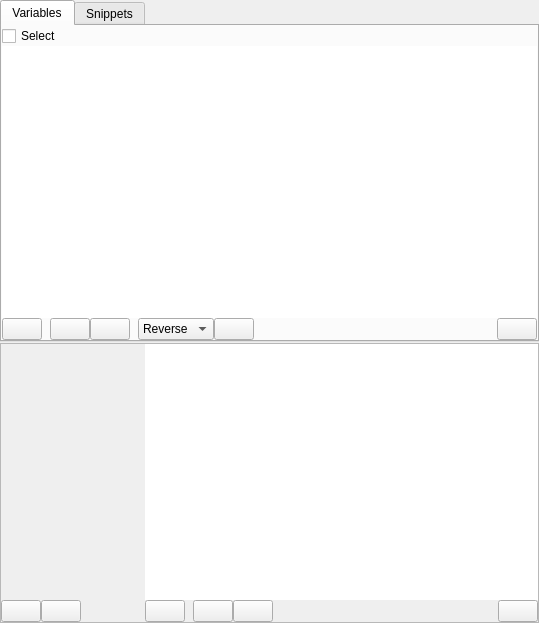
<?xml version="1.0" encoding="UTF-8"?>
<ui version="4.0">
 <class>StyleSheetEditorWidget</class>
 <widget class="QWidget" name="StyleSheetEditorWidget">
  <property name="geometry">
   <rect>
    <x>0</x>
    <y>0</y>
    <width>539</width>
    <height>623</height>
   </rect>
  </property>
  <property name="windowTitle">
   <string>Form</string>
  </property>
  <layout class="QGridLayout" name="gridLayout_3">
   <property name="leftMargin">
    <number>0</number>
   </property>
   <property name="topMargin">
    <number>0</number>
   </property>
   <property name="rightMargin">
    <number>0</number>
   </property>
   <property name="bottomMargin">
    <number>0</number>
   </property>
   <property name="spacing">
    <number>0</number>
   </property>
   <item row="0" column="0">
    <widget class="QSplitter" name="splitter_3">
     <property name="orientation">
      <enum>Qt::Vertical</enum>
     </property>
     <property name="handleWidth">
      <number>1</number>
     </property>
     <widget class="QTabWidget" name="tabWidget">
      <property name="enabled">
       <bool>true</bool>
      </property>
      <property name="currentIndex">
       <number>0</number>
      </property>
      <widget class="QWidget" name="tabVariables">
       <attribute name="title">
        <string>Variables</string>
       </attribute>
       <layout class="QGridLayout" name="gridLayout_11">
        <property name="leftMargin">
         <number>0</number>
        </property>
        <property name="topMargin">
         <number>0</number>
        </property>
        <property name="rightMargin">
         <number>0</number>
        </property>
        <property name="bottomMargin">
         <number>0</number>
        </property>
        <property name="spacing">
         <number>0</number>
        </property>
        <item row="0" column="0">
         <widget class="QFrame" name="frameVars">
          <property name="frameShape">
           <enum>QFrame::NoFrame</enum>
          </property>
          <property name="frameShadow">
           <enum>QFrame::Raised</enum>
          </property>
          <layout class="QGridLayout" name="gridLayout_4">
           <property name="leftMargin">
            <number>0</number>
           </property>
           <property name="topMargin">
            <number>0</number>
           </property>
           <property name="rightMargin">
            <number>0</number>
           </property>
           <property name="bottomMargin">
            <number>0</number>
           </property>
           <property name="spacing">
            <number>0</number>
           </property>
           <item row="1" column="0">
            <widget class="QTreeView" name="treeViewVars">
             <property name="frameShape">
              <enum>QFrame::NoFrame</enum>
             </property>
             <property name="indentation">
              <number>0</number>
             </property>
            </widget>
           </item>
           <item row="0" column="0">
            <widget class="QCheckBox" name="checkBoxSelect">
             <property name="text">
              <string>Select</string>
             </property>
            </widget>
           </item>
           <item row="2" column="0">
            <widget class="QFrame" name="frameVarsTools">
             <property name="frameShape">
              <enum>QFrame::NoFrame</enum>
             </property>
             <property name="frameShadow">
              <enum>QFrame::Raised</enum>
             </property>
             <layout class="QGridLayout" name="gridLayout">
              <property name="leftMargin">
               <number>0</number>
              </property>
              <property name="topMargin">
               <number>0</number>
              </property>
              <property name="rightMargin">
               <number>0</number>
              </property>
              <property name="bottomMargin">
               <number>0</number>
              </property>
              <property name="spacing">
               <number>0</number>
              </property>
              <item row="0" column="2">
               <widget class="QPushButton" name="btnVarUp">
                <property name="toolTip">
                 <string>Move variable up</string>
                </property>
                <property name="text">
                 <string/>
                </property>
                <property name="icon">
                 <iconset resource="resources.qrc">
                  <normaloff>:/icons/resources/icons/fontawesome-free-5.10.0-desktop/svgs/solid/chevron-circle-up.svg</normaloff>:/icons/resources/icons/fontawesome-free-5.10.0-desktop/svgs/solid/chevron-circle-up.svg</iconset>
                </property>
               </widget>
              </item>
              <item row="0" column="5">
               <widget class="QComboBox" name="comboBoxOrdering">
                <property name="toolTip">
                 <string>Ordering of selected colors</string>
                </property>
                <item>
                 <property name="text">
                  <string>Reverse</string>
                 </property>
                </item>
                <item>
                 <property name="text">
                  <string>HSV</string>
                 </property>
                </item>
                <item>
                 <property name="text">
                  <string>HVS</string>
                 </property>
                </item>
                <item>
                 <property name="text">
                  <string>SVH</string>
                 </property>
                </item>
                <item>
                 <property name="text">
                  <string>SHV</string>
                 </property>
                </item>
                <item>
                 <property name="text">
                  <string>VHS</string>
                 </property>
                </item>
                <item>
                 <property name="text">
                  <string>VSH</string>
                 </property>
                </item>
               </widget>
              </item>
              <item row="0" column="1">
               <spacer name="horizontalSpacer_3">
                <property name="orientation">
                 <enum>Qt::Horizontal</enum>
                </property>
                <property name="sizeType">
                 <enum>QSizePolicy::Fixed</enum>
                </property>
                <property name="sizeHint" stdset="0">
                 <size>
                  <width>8</width>
                  <height>20</height>
                 </size>
                </property>
               </spacer>
              </item>
              <item row="0" column="7">
               <spacer name="horizontalSpacer">
                <property name="orientation">
                 <enum>Qt::Horizontal</enum>
                </property>
                <property name="sizeHint" stdset="0">
                 <size>
                  <width>40</width>
                  <height>20</height>
                 </size>
                </property>
               </spacer>
              </item>
              <item row="0" column="3">
               <widget class="QPushButton" name="btnVarDown">
                <property name="toolTip">
                 <string>Move variable down</string>
                </property>
                <property name="text">
                 <string/>
                </property>
                <property name="icon">
                 <iconset resource="resources.qrc">
                  <normaloff>:/icons/resources/icons/fontawesome-free-5.10.0-desktop/svgs/solid/chevron-circle-down.svg</normaloff>:/icons/resources/icons/fontawesome-free-5.10.0-desktop/svgs/solid/chevron-circle-down.svg</iconset>
                </property>
               </widget>
              </item>
              <item row="0" column="0">
               <widget class="QPushButton" name="btnAddVar">
                <property name="toolTip">
                 <string>Add a variable</string>
                </property>
                <property name="icon">
                 <iconset resource="resources.qrc">
                  <normaloff>:/icons/resources/icons/fontawesome-free-5.10.0-desktop/svgs/solid/plus-circle.svg</normaloff>:/icons/resources/icons/fontawesome-free-5.10.0-desktop/svgs/solid/plus-circle.svg</iconset>
                </property>
               </widget>
              </item>
              <item row="0" column="4">
               <spacer name="horizontalSpacer_2">
                <property name="orientation">
                 <enum>Qt::Horizontal</enum>
                </property>
                <property name="sizeType">
                 <enum>QSizePolicy::Fixed</enum>
                </property>
                <property name="sizeHint" stdset="0">
                 <size>
                  <width>8</width>
                  <height>20</height>
                 </size>
                </property>
               </spacer>
              </item>
              <item row="0" column="8">
               <widget class="QPushButton" name="btnRemoveVar">
                <property name="toolTip">
                 <string>Remove variable</string>
                </property>
                <property name="icon">
                 <iconset resource="resources.qrc">
                  <normaloff>:/icons/resources/icons/fontawesome-free-5.10.0-desktop/svgs/solid/trash-alt.svg</normaloff>:/icons/resources/icons/fontawesome-free-5.10.0-desktop/svgs/solid/trash-alt.svg</iconset>
                </property>
               </widget>
              </item>
              <item row="0" column="6">
               <widget class="QPushButton" name="btnRandomShuffle">
                <property name="toolTip">
                 <string>Random shuffle</string>
                </property>
                <property name="text">
                 <string/>
                </property>
                <property name="icon">
                 <iconset resource="resources.qrc">
                  <normaloff>:/icons/resources/icons/fontawesome-free-5.10.0-desktop/svgs/solid/random.svg</normaloff>:/icons/resources/icons/fontawesome-free-5.10.0-desktop/svgs/solid/random.svg</iconset>
                </property>
               </widget>
              </item>
             </layout>
            </widget>
           </item>
          </layout>
         </widget>
        </item>
       </layout>
      </widget>
      <widget class="QWidget" name="tabSnippets">
       <property name="enabled">
        <bool>true</bool>
       </property>
       <attribute name="title">
        <string>Snippets</string>
       </attribute>
       <layout class="QGridLayout" name="gridLayout_12">
        <property name="leftMargin">
         <number>0</number>
        </property>
        <property name="topMargin">
         <number>0</number>
        </property>
        <property name="rightMargin">
         <number>0</number>
        </property>
        <property name="bottomMargin">
         <number>0</number>
        </property>
        <property name="spacing">
         <number>0</number>
        </property>
        <item row="0" column="0">
         <widget class="QFrame" name="frameSnippets">
          <property name="frameShape">
           <enum>QFrame::NoFrame</enum>
          </property>
          <property name="frameShadow">
           <enum>QFrame::Raised</enum>
          </property>
          <layout class="QGridLayout" name="gridLayout_6">
           <property name="leftMargin">
            <number>0</number>
           </property>
           <property name="topMargin">
            <number>0</number>
           </property>
           <property name="rightMargin">
            <number>0</number>
           </property>
           <property name="bottomMargin">
            <number>0</number>
           </property>
           <property name="spacing">
            <number>0</number>
           </property>
           <item row="0" column="0">
            <widget class="QCheckBox" name="checkBoxSnippetsSelect">
             <property name="text">
              <string>Select</string>
             </property>
            </widget>
           </item>
           <item row="1" column="0">
            <widget class="QTreeView" name="treeViewSnippets">
             <property name="frameShape">
              <enum>QFrame::NoFrame</enum>
             </property>
             <property name="indentation">
              <number>0</number>
             </property>
            </widget>
           </item>
           <item row="2" column="0">
            <widget class="QFrame" name="frameSnippetTools">
             <property name="frameShape">
              <enum>QFrame::NoFrame</enum>
             </property>
             <property name="frameShadow">
              <enum>QFrame::Raised</enum>
             </property>
             <layout class="QGridLayout" name="gridLayout_5">
              <property name="leftMargin">
               <number>0</number>
              </property>
              <property name="topMargin">
               <number>0</number>
              </property>
              <property name="rightMargin">
               <number>0</number>
              </property>
              <property name="bottomMargin">
               <number>0</number>
              </property>
              <property name="spacing">
               <number>0</number>
              </property>
              <item row="0" column="4">
               <spacer name="horizontalSpacer_7">
                <property name="orientation">
                 <enum>Qt::Horizontal</enum>
                </property>
                <property name="sizeHint" stdset="0">
                 <size>
                  <width>40</width>
                  <height>20</height>
                 </size>
                </property>
               </spacer>
              </item>
              <item row="0" column="3">
               <widget class="QPushButton" name="btnSnippetDown">
                <property name="toolTip">
                 <string>Move variable down</string>
                </property>
                <property name="text">
                 <string/>
                </property>
                <property name="icon">
                 <iconset resource="resources.qrc">
                  <normaloff>:/icons/resources/icons/fontawesome-free-5.10.0-desktop/svgs/solid/chevron-circle-down.svg</normaloff>:/icons/resources/icons/fontawesome-free-5.10.0-desktop/svgs/solid/chevron-circle-down.svg</iconset>
                </property>
               </widget>
              </item>
              <item row="0" column="2">
               <widget class="QPushButton" name="btnSnippetUp">
                <property name="toolTip">
                 <string>Move variable up</string>
                </property>
                <property name="text">
                 <string/>
                </property>
                <property name="icon">
                 <iconset resource="resources.qrc">
                  <normaloff>:/icons/resources/icons/fontawesome-free-5.10.0-desktop/svgs/solid/chevron-circle-up.svg</normaloff>:/icons/resources/icons/fontawesome-free-5.10.0-desktop/svgs/solid/chevron-circle-up.svg</iconset>
                </property>
               </widget>
              </item>
              <item row="0" column="5">
               <widget class="QPushButton" name="btnRemoveSnippet">
                <property name="toolTip">
                 <string>Remove snippet</string>
                </property>
                <property name="icon">
                 <iconset resource="resources.qrc">
                  <normaloff>:/icons/resources/icons/fontawesome-free-5.10.0-desktop/svgs/solid/trash-alt.svg</normaloff>:/icons/resources/icons/fontawesome-free-5.10.0-desktop/svgs/solid/trash-alt.svg</iconset>
                </property>
               </widget>
              </item>
              <item row="0" column="1">
               <spacer name="horizontalSpacer_8">
                <property name="orientation">
                 <enum>Qt::Horizontal</enum>
                </property>
                <property name="sizeType">
                 <enum>QSizePolicy::Fixed</enum>
                </property>
                <property name="sizeHint" stdset="0">
                 <size>
                  <width>8</width>
                  <height>20</height>
                 </size>
                </property>
               </spacer>
              </item>
              <item row="0" column="0">
               <widget class="QPushButton" name="btnAddSnippet">
                <property name="toolTip">
                 <string>Add a variable</string>
                </property>
                <property name="icon">
                 <iconset resource="resources.qrc">
                  <normaloff>:/icons/resources/icons/fontawesome-free-5.10.0-desktop/svgs/solid/plus-circle.svg</normaloff>:/icons/resources/icons/fontawesome-free-5.10.0-desktop/svgs/solid/plus-circle.svg</iconset>
                </property>
               </widget>
              </item>
             </layout>
            </widget>
           </item>
          </layout>
         </widget>
        </item>
       </layout>
      </widget>
     </widget>
     <widget class="QSplitter" name="splitter">
      <property name="orientation">
       <enum>Qt::Vertical</enum>
      </property>
      <property name="handleWidth">
       <number>0</number>
      </property>
      <widget class="QFrame" name="frameControl">
       <property name="frameShape">
        <enum>QFrame::StyledPanel</enum>
       </property>
       <property name="frameShadow">
        <enum>QFrame::Raised</enum>
       </property>
       <layout class="QGridLayout" name="gridLayout_10">
        <property name="leftMargin">
         <number>0</number>
        </property>
        <property name="topMargin">
         <number>0</number>
        </property>
        <property name="rightMargin">
         <number>0</number>
        </property>
        <property name="bottomMargin">
         <number>0</number>
        </property>
        <property name="spacing">
         <number>0</number>
        </property>
        <item row="0" column="0">
         <widget class="QSplitter" name="splitter_2">
          <property name="orientation">
           <enum>Qt::Horizontal</enum>
          </property>
          <property name="handleWidth">
           <number>1</number>
          </property>
          <widget class="QWidget" name="layoutWidget">
           <layout class="QGridLayout" name="gridLayout_9">
            <property name="spacing">
             <number>0</number>
            </property>
            <item row="0" column="0">
             <widget class="QWidget" name="widgetEditor" native="true">
              <property name="sizePolicy">
               <sizepolicy hsizetype="Expanding" vsizetype="Expanding">
                <horstretch>0</horstretch>
                <verstretch>0</verstretch>
               </sizepolicy>
              </property>
             </widget>
            </item>
            <item row="1" column="0">
             <layout class="QGridLayout" name="gridLayout_7">
              <property name="spacing">
               <number>0</number>
              </property>
              <item row="0" column="1">
               <widget class="QPushButton" name="btnClear">
                <property name="toolTip">
                 <string>Clear the editor</string>
                </property>
                <property name="text">
                 <string/>
                </property>
                <property name="icon">
                 <iconset resource="resources.qrc">
                  <normaloff>:/icons/resources/icons/fontawesome-free-5.10.0-desktop/svgs/solid/eraser.svg</normaloff>:/icons/resources/icons/fontawesome-free-5.10.0-desktop/svgs/solid/eraser.svg</iconset>
                </property>
               </widget>
              </item>
              <item row="0" column="2">
               <spacer name="horizontalSpacer_6">
                <property name="orientation">
                 <enum>Qt::Horizontal</enum>
                </property>
                <property name="sizeHint" stdset="0">
                 <size>
                  <width>13</width>
                  <height>21</height>
                 </size>
                </property>
               </spacer>
              </item>
              <item row="0" column="0">
               <widget class="QPushButton" name="btnApplyStyleSheet">
                <property name="toolTip">
                 <string>Apply the stylesheet</string>
                </property>
                <property name="text">
                 <string/>
                </property>
                <property name="icon">
                 <iconset resource="resources.qrc">
                  <normaloff>:/icons/resources/icons/fontawesome-free-5.10.0-desktop/svgs/solid/paint-brush.svg</normaloff>:/icons/resources/icons/fontawesome-free-5.10.0-desktop/svgs/solid/paint-brush.svg</iconset>
                </property>
               </widget>
              </item>
             </layout>
            </item>
           </layout>
          </widget>
          <widget class="QWidget" name="layoutWidget">
           <layout class="QGridLayout" name="gridLayout_8">
            <property name="spacing">
             <number>0</number>
            </property>
            <item row="1" column="0">
             <layout class="QGridLayout" name="gridLayout_2">
              <property name="spacing">
               <number>0</number>
              </property>
              <item row="0" column="0">
               <widget class="QPushButton" name="btnAddPage">
                <property name="toolTip">
                 <string>Add a style sheet page</string>
                </property>
                <property name="icon">
                 <iconset resource="resources.qrc">
                  <normaloff>:/icons/resources/icons/fontawesome-free-5.10.0-desktop/svgs/solid/plus-circle.svg</normaloff>:/icons/resources/icons/fontawesome-free-5.10.0-desktop/svgs/solid/plus-circle.svg</iconset>
                </property>
               </widget>
              </item>
              <item row="0" column="1">
               <spacer name="horizontalSpacer_5">
                <property name="orientation">
                 <enum>Qt::Horizontal</enum>
                </property>
                <property name="sizeType">
                 <enum>QSizePolicy::Fixed</enum>
                </property>
                <property name="sizeHint" stdset="0">
                 <size>
                  <width>8</width>
                  <height>20</height>
                 </size>
                </property>
               </spacer>
              </item>
              <item row="0" column="3">
               <widget class="QPushButton" name="btnPageDown">
                <property name="toolTip">
                 <string>Move page down</string>
                </property>
                <property name="icon">
                 <iconset resource="resources.qrc">
                  <normaloff>:/icons/resources/icons/fontawesome-free-5.10.0-desktop/svgs/solid/chevron-circle-down.svg</normaloff>:/icons/resources/icons/fontawesome-free-5.10.0-desktop/svgs/solid/chevron-circle-down.svg</iconset>
                </property>
               </widget>
              </item>
              <item row="0" column="5">
               <widget class="QPushButton" name="btnRemovePage">
                <property name="toolTip">
                 <string>Remove page</string>
                </property>
                <property name="icon">
                 <iconset resource="resources.qrc">
                  <normaloff>:/icons/resources/icons/fontawesome-free-5.10.0-desktop/svgs/solid/trash-alt.svg</normaloff>:/icons/resources/icons/fontawesome-free-5.10.0-desktop/svgs/solid/trash-alt.svg</iconset>
                </property>
               </widget>
              </item>
              <item row="0" column="2">
               <widget class="QPushButton" name="btnPageUp">
                <property name="toolTip">
                 <string>Move page up</string>
                </property>
                <property name="icon">
                 <iconset resource="resources.qrc">
                  <normaloff>:/icons/resources/icons/fontawesome-free-5.10.0-desktop/svgs/solid/chevron-circle-up.svg</normaloff>:/icons/resources/icons/fontawesome-free-5.10.0-desktop/svgs/solid/chevron-circle-up.svg</iconset>
                </property>
               </widget>
              </item>
              <item row="0" column="4">
               <spacer name="horizontalSpacer_4">
                <property name="orientation">
                 <enum>Qt::Horizontal</enum>
                </property>
                <property name="sizeHint" stdset="0">
                 <size>
                  <width>40</width>
                  <height>20</height>
                 </size>
                </property>
               </spacer>
              </item>
             </layout>
            </item>
            <item row="0" column="0">
             <widget class="QTreeView" name="treeViewPage">
              <property name="sizePolicy">
               <sizepolicy hsizetype="Expanding" vsizetype="Expanding">
                <horstretch>0</horstretch>
                <verstretch>0</verstretch>
               </sizepolicy>
              </property>
              <property name="frameShape">
               <enum>QFrame::NoFrame</enum>
              </property>
              <property name="dragDropMode">
               <enum>QAbstractItemView::NoDragDrop</enum>
              </property>
              <property name="rootIsDecorated">
               <bool>false</bool>
              </property>
             </widget>
            </item>
           </layout>
          </widget>
         </widget>
        </item>
       </layout>
      </widget>
     </widget>
    </widget>
   </item>
  </layout>
 </widget>
 <resources>
  <include location="resources.qrc"/>
 </resources>
 <connections/>
</ui>
